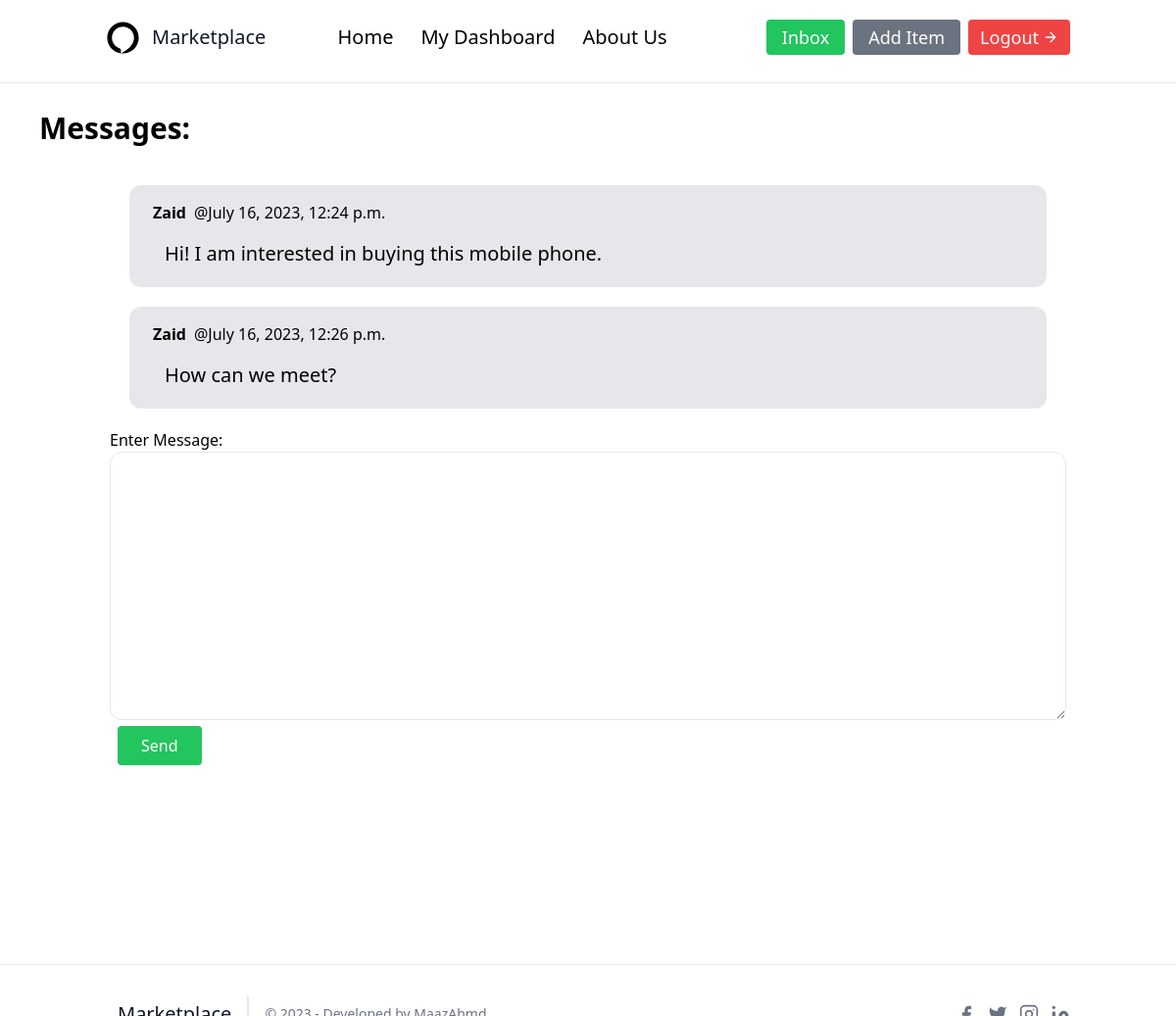
/conversation/chat/4 (signed in), run on the app's committed database.
### conversation/models.py (models this page shows)
class Message(models.Model):
    conversation = models.ForeignKey(Conversation, related_name='messages', on_delete=models.CASCADE)
    content = models.TextField()
    created_at = models.DateTimeField(auto_now_add=True)
    created_by = models.ForeignKey(User, related_name='created_messages', on_delete=models.CASCADE)

### conversation/views.py (the view)
# urls.py: path('chat/<int:pk>', views.chat, name='chat'),
def chat(request, pk):
    conversation = Conversation.objects.filter(members__in = [request.user.id]).get(pk=pk)
    messages = Message.objects.filter(conversation=conversation)
    if request.method=='POST':
        form = messageForm(request.POST)
        if form.is_valid():
            msg = form.save(commit=False)
            msg.conversation = conversation
            msg.created_by = request.user
            msg.save()
    else:
        form = messageForm()
    return render(request, 'conversation/chat.html', {
        'conversation': conversation,
        'messages': messages,
        'form': form,
    })

### conversation/forms.py
class messageForm(forms.ModelForm):
    class Meta:
        model = Message
        fields = ('content', )
        widgets = {
            'content': forms.Textarea(attrs={
                'class': 'w-full py-4 px-6 rounded-xl border'
            })
        }

### conversation/templates/conversation/chat.html (shortened to what this page needs)
{% extends 'website/base.html' %}
{% block body %}
    <hr class="my-2">
    <h1 class="font-bold text-3xl mx-10 mt-7">Messages: </h1>
    <div class="container mx-6 p-6 my-4 mx-auto">
        {% for message in messages %}
            <div class="text-md mx-5 {% if message.created_by == user %} bg-blue-100 {% else %} bg-gray-200 {% endif %} py-4 mb-5 px-6 rounded-xl">
                <div class="inline-flex">
                        <div class="font-bold">{{message.created_by}}</div>
                        <div class="mx-2">@{{message.created_at}}</div>
                    </div>
                <div class="mx-3 mt-4 mb-1 text-xl">{{message.content}}</div>
            </div>
        {% endfor %}
        <form method="post" action="{% url 'chat' conversation.id %}">
            <div class="">
                Enter Message:
                {{form.content}}
            </div>
            <button type="submit" class="mb-10 items-center bg-green-500 border-0 py-2 px-6 ms-2 mx-auto focus:outline-none hover:bg-green-700 rounded text-white mt-4 md:mt-0">Send</button>
        </form>
    </div>
{% endblock %}

### data on the page
Message: created_by "Zaid", created_at "July 16, 2023, 12:24 p.m.", content "Hi! I am interested in buying this mobile phone."
Message: created_by "Zaid", created_at "July 16, 2023, 12:26 p.m.", content "How can we meet?"
